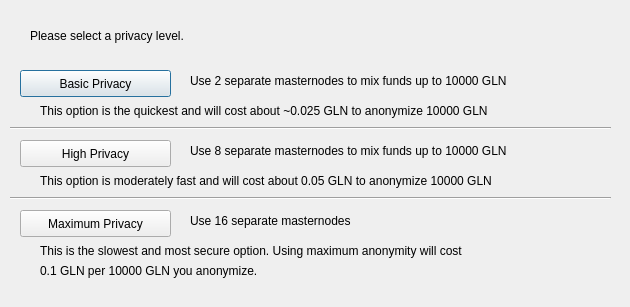
<?xml version="1.0" encoding="UTF-8"?>
<ui version="4.0">
 <class>ObfuscationConfig</class>
 <widget class="QDialog" name="ObfuscationConfig">
  <property name="geometry">
   <rect>
    <x>0</x>
    <y>0</y>
    <width>630</width>
    <height>307</height>
   </rect>
  </property>
  <property name="windowTitle">
   <string>Configure Obfuscation</string>
  </property>
  <widget class="QPushButton" name="buttonBasic">
   <property name="geometry">
    <rect>
     <x>20</x>
     <y>70</y>
     <width>151</width>
     <height>27</height>
    </rect>
   </property>
   <property name="text">
    <string>Basic Privacy</string>
   </property>
  </widget>
  <widget class="QPushButton" name="buttonHigh">
   <property name="geometry">
    <rect>
     <x>20</x>
     <y>140</y>
     <width>151</width>
     <height>27</height>
    </rect>
   </property>
   <property name="text">
    <string>High Privacy</string>
   </property>
  </widget>
  <widget class="QPushButton" name="buttonMax">
   <property name="geometry">
    <rect>
     <x>20</x>
     <y>210</y>
     <width>151</width>
     <height>27</height>
    </rect>
   </property>
   <property name="text">
    <string>Maximum Privacy</string>
   </property>
  </widget>
  <widget class="QLabel" name="label">
   <property name="geometry">
    <rect>
     <x>30</x>
     <y>20</y>
     <width>571</width>
     <height>31</height>
    </rect>
   </property>
   <property name="text">
    <string>Please select a privacy level.</string>
   </property>
  </widget>
  <widget class="QLabel" name="label_2">
   <property name="geometry">
    <rect>
     <x>190</x>
     <y>70</y>
     <width>421</width>
     <height>21</height>
    </rect>
   </property>
   <property name="text">
    <string>Use 2 separate masternodes to mix funds up to 10000 GLN</string>
   </property>
  </widget>
  <widget class="QLabel" name="label_3">
   <property name="geometry">
    <rect>
     <x>190</x>
     <y>140</y>
     <width>411</width>
     <height>21</height>
    </rect>
   </property>
   <property name="text">
    <string>Use 8 separate masternodes to mix funds up to 10000 GLN</string>
   </property>
  </widget>
  <widget class="QLabel" name="label_4">
   <property name="geometry">
    <rect>
     <x>190</x>
     <y>210</y>
     <width>421</width>
     <height>21</height>
    </rect>
   </property>
   <property name="text">
    <string>Use 16 separate masternodes</string>
   </property>
  </widget>
  <widget class="QLabel" name="label_6">
   <property name="geometry">
    <rect>
     <x>40</x>
     <y>100</y>
     <width>561</width>
     <height>21</height>
    </rect>
   </property>
   <property name="text">
    <string>This option is the quickest and will cost about ~0.025 GLN to anonymize 10000 GLN</string>
   </property>
  </widget>
  <widget class="QLabel" name="label_7">
   <property name="geometry">
    <rect>
     <x>40</x>
     <y>170</y>
     <width>561</width>
     <height>21</height>
    </rect>
   </property>
   <property name="text">
    <string>This option is moderately fast and will cost about 0.05 GLN to anonymize 10000 GLN</string>
   </property>
  </widget>
  <widget class="QLabel" name="label_8">
   <property name="geometry">
    <rect>
     <x>40</x>
     <y>240</y>
     <width>561</width>
     <height>21</height>
    </rect>
   </property>
   <property name="text">
    <string>This is the slowest and most secure option. Using maximum anonymity will cost</string>
   </property>
  </widget>
  <widget class="QLabel" name="label_9">
   <property name="geometry">
    <rect>
     <x>40</x>
     <y>260</y>
     <width>561</width>
     <height>21</height>
    </rect>
   </property>
   <property name="text">
    <string>0.1 GLN per 10000 GLN you anonymize.</string>
   </property>
  </widget>
  <widget class="Line" name="line">
   <property name="geometry">
    <rect>
     <x>10</x>
     <y>120</y>
     <width>601</width>
     <height>16</height>
    </rect>
   </property>
   <property name="orientation">
    <enum>Qt::Horizontal</enum>
   </property>
  </widget>
  <widget class="Line" name="line_2">
   <property name="geometry">
    <rect>
     <x>10</x>
     <y>190</y>
     <width>601</width>
     <height>16</height>
    </rect>
   </property>
   <property name="orientation">
    <enum>Qt::Horizontal</enum>
   </property>
  </widget>
 </widget>
 <resources/>
 <connections/>
</ui>
